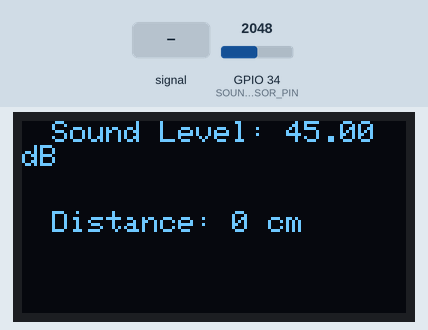
Bench run of a sketch on a simulated ESP32. Parts: 128×64 one-colour display. The test bench sets the inputs (shaded band); at power-on: GPIO 34 (SOUND_SENSOR_PIN) = 2048. What the sketch prints to the serial monitor is not drawn.

Above: at 1.2 s.
1.3 s: GPIO 34 (SOUND_SENSOR_PIN) fed a 200 Hz sine of ±1023 counts around its level
At 2.4 s:
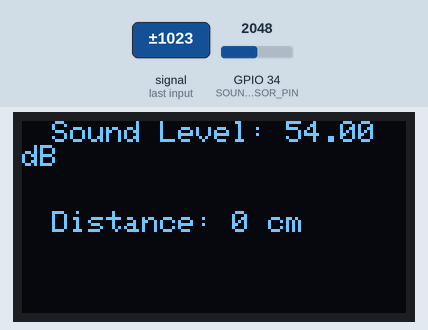
2.8 s: GPIO 34 (SOUND_SENSOR_PIN) set to 2866
At 3.9 s:
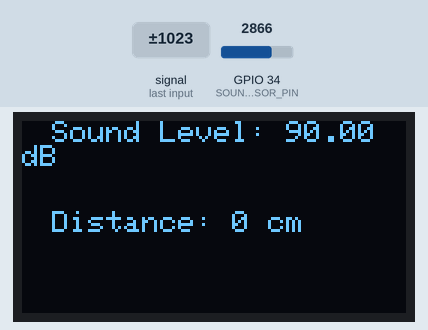
4.4 s: GPIO 34 (SOUND_SENSOR_PIN) fed a 1000 Hz sine of ±1023 counts around its level
At 5.34 s:
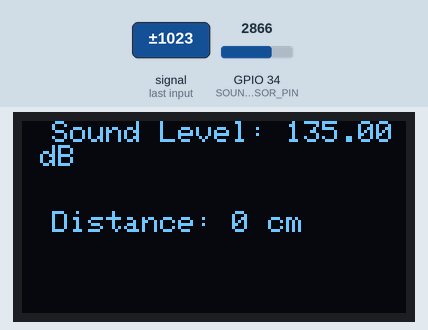
6.7 s: GPIO 34 (SOUND_SENSOR_PIN) set to 1228
At 7.9 s:
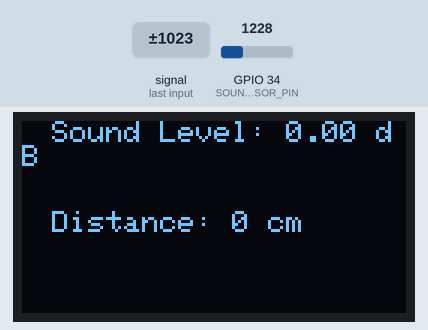
8.3 s: GPIO 34 (SOUND_SENSOR_PIN) set to 2047
At 9.5 s:
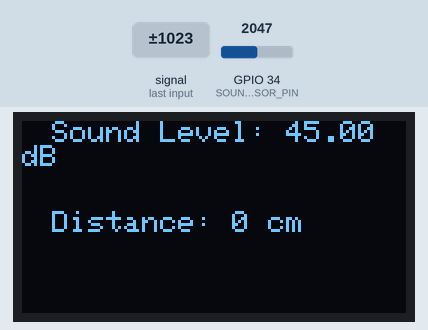
Timing chart, 0 to 10.9 s (numbered marks = the images above; inputs shaded):
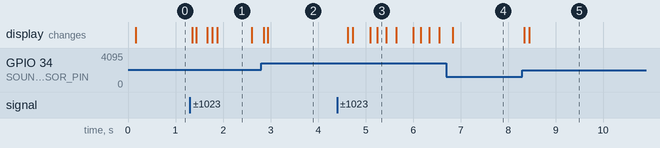

The sketch:

FINAL_MINI_PROJ.ino
```cpp
#include <HardwareSerial.h>
#include <Wire.h>
#include <Adafruit_GFX.h>
#include <Adafruit_SSD1306.h>

// OLED Display Settings
#define SCREEN_WIDTH 128
#define SCREEN_HEIGHT 64
Adafruit_SSD1306 display(SCREEN_WIDTH, SCREEN_HEIGHT, &Wire, -1);

// TF-Luna LiDAR Settings
HardwareSerial mySerial(1);  // Use UART1 for TF Luna
#define NUM_SAMPLES 5        // Number of samples for averaging
int distanceReadings[NUM_SAMPLES];
int distanceIndex = 0;       // Index for distance readings

// Sound Sensor Settings
#define SOUND_SENSOR_PIN 34  // MAX4466 connected to GPIO34 (ADC1)
int soundReadings[NUM_SAMPLES];
int soundIndex = 0;          // Index for sound readings

// Calibration values for sound sensor
const float minVoltage = 0.1;  // Voltage for quiet sound
const float maxVoltage = 2.0;  // Voltage for loud sound (e.g., 90 dB)
const float minDB = 0.005;     // Minimum dB level (quiet sound)
const float maxDB = 90.0;      // Maximum dB level (loud sound)

// Global variable to hold the average distance
int avgDistance = 0;

void setup() {
    // Initialize Serial Monitor
    Serial.begin(115200);

    // Initialize OLED Display
    if (!display.begin(SSD1306_SWITCHCAPVCC, 0x3C)) {
        Serial.println("OLED not found");
        while (1);
    }
    display.clearDisplay();
    display.setTextSize(1);
    display.setTextColor(WHITE);

    // Initialize TF-Luna LiDAR
    mySerial.begin(115200, SERIAL_8N1, 16, 17);

    // Initialize distance and sound readings arrays
    for (int i = 0; i < NUM_SAMPLES; i++) {
        distanceReadings[i] = 0;
        soundReadings[i] = 0;
    }
}

void loop() {
    // Read TF Luna LiDAR data
    if (mySerial.available() >= 9) {
        uint8_t data[9];
        mySerial.readBytes(data, 9);

        // Check if the data is valid (header bytes: 0x59 0x59)
        if (data[0] == 0x59 && data[1] == 0x59) {
            // Calculate distance from the data bytes
            int distance = data[2] + (data[3] << 8);

            // Store the distance in the circular buffer
            distanceReadings[distanceIndex] = distance;
            distanceIndex = (distanceIndex + 1) % NUM_SAMPLES;

            // Calculate the average distance
            int sumDistance = 0;
            for (int i = 0; i < NUM_SAMPLES; i++) {
                sumDistance += distanceReadings[i];
            }
            avgDistance = sumDistance / NUM_SAMPLES;  // Update global avgDistance

            // Print the average distance to the Serial Monitor
            Serial.print("Distance: ");
            Serial.print(avgDistance);
            Serial.println(" cm");
        }
    }

    // Read Sound Level
    int soundValue = analogRead(SOUND_SENSOR_PIN);
    float voltage = (soundValue / 4095.0) * 3.3;

    // Map voltage to dB using calibration
    float dB = map(voltage, minVoltage, maxVoltage, minDB, maxDB);

    // Store sound readings in the circular buffer
    soundReadings[soundIndex] = dB;
    soundIndex = (soundIndex + 1) % NUM_SAMPLES;

    // Calculate the average sound level
    int sumSound = 0;
    for (int i = 0; i < NUM_SAMPLES; i++) {
        sumSound += soundReadings[i];
    }
    float avgSound = sumSound / NUM_SAMPLES;

    // Print the average sound level to the Serial Monitor
    Serial.print("Sound Level: ");
    Serial.print(avgSound);
    Serial.println(" dB");

    // Clear the display and set the cursor for sound level
    display.clearDisplay();
    display.setCursor(10, 0);  // Set cursor to top
    display.print("Sound Level: ");
    display.print(avgSound);
    display.print(" dB");

    // Set the cursor for distance
    display.setCursor(10, 30);  // Set cursor to below sound level
    display.print("Distance: ");
    display.print(avgDistance);
    display.print(" cm");

    display.display();  // Update the display
}
```

Measured:
- after the input at 1.3 s, the display: first changes after 0.05 s (image 1 shows a later state)
- after the input at 4.4 s, the display: first changes after 0.23 s (image 3 shows a later state)
- after the input at 8.3 s, the display: first changes at once (image 5 shows a later state)
- what the display in image 1 shows lasts 0.7 s, from 1.9 s to 2.6 s
